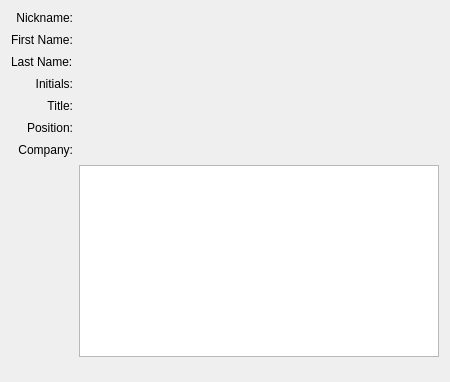
<?xml version="1.0" encoding="UTF-8"?>
<ui version="4.0">
 <class>KoDocumentInfoAuthorWidget</class>
 <widget class="QWidget" name="KoDocumentInfoAuthorWidget">
  <property name="geometry">
   <rect>
    <x>0</x>
    <y>0</y>
    <width>450</width>
    <height>382</height>
   </rect>
  </property>
  <layout class="QGridLayout" name="gridLayout">
   <property name="verticalSpacing">
    <number>8</number>
   </property>
   <item row="0" column="2">
    <widget class="QLabel" name="nickName">
     <property name="text">
      <string/>
     </property>
    </widget>
   </item>
   <item row="3" column="0">
    <widget class="QLabel" name="lblInitialsDesc">
     <property name="text">
      <string>Initials:</string>
     </property>
     <property name="alignment">
      <set>Qt::AlignRight|Qt::AlignTrailing|Qt::AlignVCenter</set>
     </property>
    </widget>
   </item>
   <item row="3" column="2">
    <widget class="QLabel" name="initials">
     <property name="sizePolicy">
      <sizepolicy hsizetype="Expanding" vsizetype="Preferred">
       <horstretch>0</horstretch>
       <verstretch>0</verstretch>
      </sizepolicy>
     </property>
     <property name="text">
      <string/>
     </property>
    </widget>
   </item>
   <item row="4" column="0">
    <widget class="QLabel" name="lblTitleDesc">
     <property name="text">
      <string>Title:</string>
     </property>
     <property name="alignment">
      <set>Qt::AlignRight|Qt::AlignTrailing|Qt::AlignVCenter</set>
     </property>
    </widget>
   </item>
   <item row="4" column="2">
    <widget class="QLabel" name="title">
     <property name="text">
      <string/>
     </property>
    </widget>
   </item>
   <item row="5" column="0">
    <widget class="QLabel" name="lblPositionDesc">
     <property name="text">
      <string>Position:</string>
     </property>
     <property name="alignment">
      <set>Qt::AlignRight|Qt::AlignTrailing|Qt::AlignVCenter</set>
     </property>
    </widget>
   </item>
   <item row="5" column="2">
    <widget class="QLabel" name="position">
     <property name="text">
      <string/>
     </property>
    </widget>
   </item>
   <item row="6" column="0">
    <widget class="QLabel" name="lblCompanyDesc">
     <property name="text">
      <string>Company:</string>
     </property>
     <property name="alignment">
      <set>Qt::AlignRight|Qt::AlignTrailing|Qt::AlignVCenter</set>
     </property>
    </widget>
   </item>
   <item row="8" column="2">
    <spacer>
     <property name="orientation">
      <enum>Qt::Vertical</enum>
     </property>
     <property name="sizeHint" stdset="0">
      <size>
       <width>20</width>
       <height>0</height>
      </size>
     </property>
    </spacer>
   </item>
   <item row="6" column="2">
    <widget class="QLabel" name="company">
     <property name="text">
      <string/>
     </property>
    </widget>
   </item>
   <item row="0" column="0">
    <widget class="QLabel" name="fullNameLabel">
     <property name="text">
      <string>Nickname:</string>
     </property>
     <property name="alignment">
      <set>Qt::AlignRight|Qt::AlignTrailing|Qt::AlignVCenter</set>
     </property>
    </widget>
   </item>
   <item row="7" column="2">
    <widget class="QListWidget" name="leContact"/>
   </item>
   <item row="2" column="0">
    <widget class="QLabel" name="lblLastName">
     <property name="text">
      <string>Last Name:</string>
     </property>
    </widget>
   </item>
   <item row="1" column="0">
    <widget class="QLabel" name="lblfirstname">
     <property name="text">
      <string>First Name:</string>
     </property>
    </widget>
   </item>
   <item row="1" column="2">
    <widget class="QLabel" name="firstName">
     <property name="text">
      <string/>
     </property>
    </widget>
   </item>
   <item row="2" column="2">
    <widget class="QLabel" name="lastName">
     <property name="text">
      <string/>
     </property>
    </widget>
   </item>
  </layout>
 </widget>
 <resources/>
 <connections/>
</ui>
